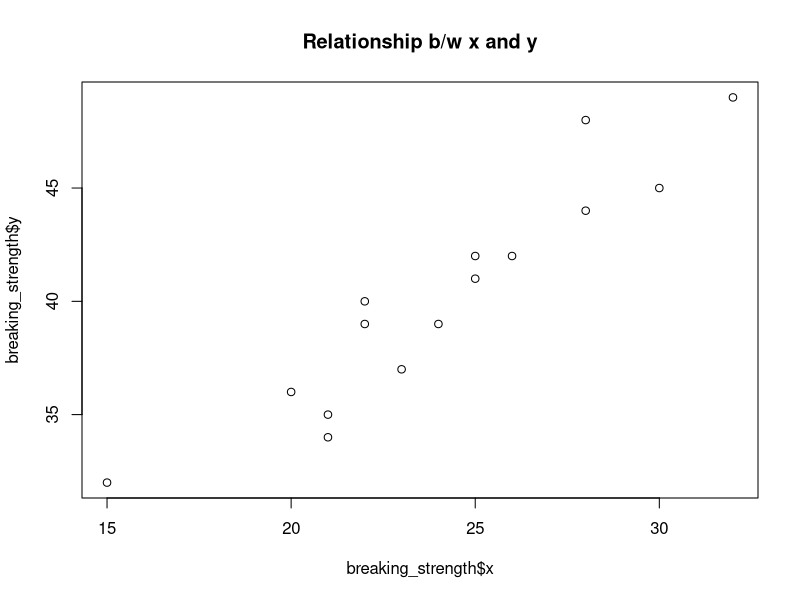
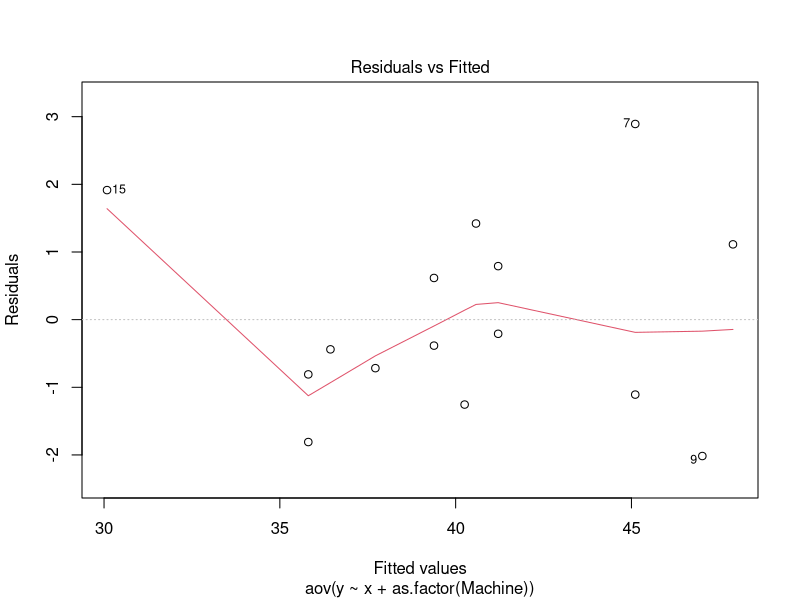
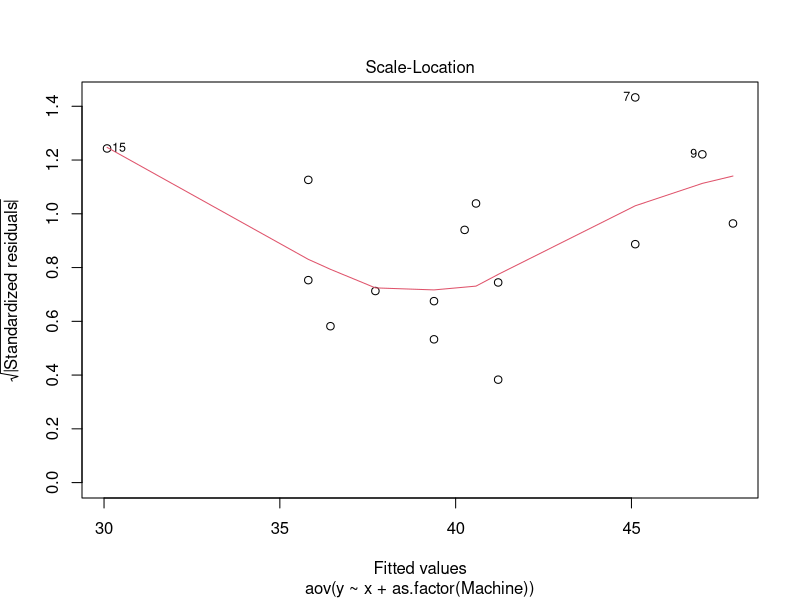
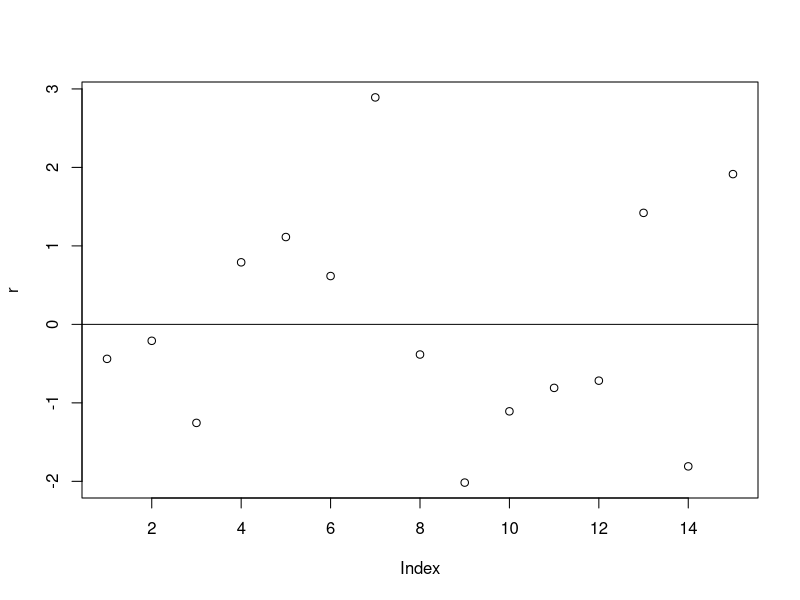

The R source for these figures, in order: (Note: this script raises an error after producing the figures.)
# Creating the data frame from Table 14-8

breaking_strength <- data.frame(
  Machine = rep(c("Machine1", "Machine2", "Machine3"), each = 5),
  y = c(36, 41, 39, 42, 49,     # Machine 1
        40, 48, 39, 45, 44,     # Machine 2
        35, 37, 42, 34, 32),    # Machine 3
  x = c(20, 25, 24, 25, 32,     # Machine 1
        22, 28, 22, 30, 28,     # Machine 2
        21, 23, 26, 21, 15)     # Machine 3
)

# View the data frame
print(breaking_strength)
attach(breaking_strength)

ancova_model = aov(y ~ x + as.factor(Machine), data = breaking_strength)

r = resid(ancova_model)
shapiro.test(r)

plot(x = breaking_strength$x,y=breaking_strength$y,main = 'Relationship b/w x and y')

summary(ancova_model)
plot(ancova_model,1)
plot(ancova_model,3)
plot(r)
abline(h=0,v=0)

#autocorrelation
durbinWatsonTest(ancova_model)

#Heteroscedasticity
library(lmtest)
bptest(ancova_model)
bartlett.test(y ~ as.factor(Machine),data = breaking_strength) # only possible for 1 factor variable

hat_values = hatvalues(ancova_model)

#summary(ancova_model)

library(car)
VIF(ancova_model)
aov(breaking_strength$x ~ as.factor(Machine))

ancova_model$coefficients
summary(ancova_model)
